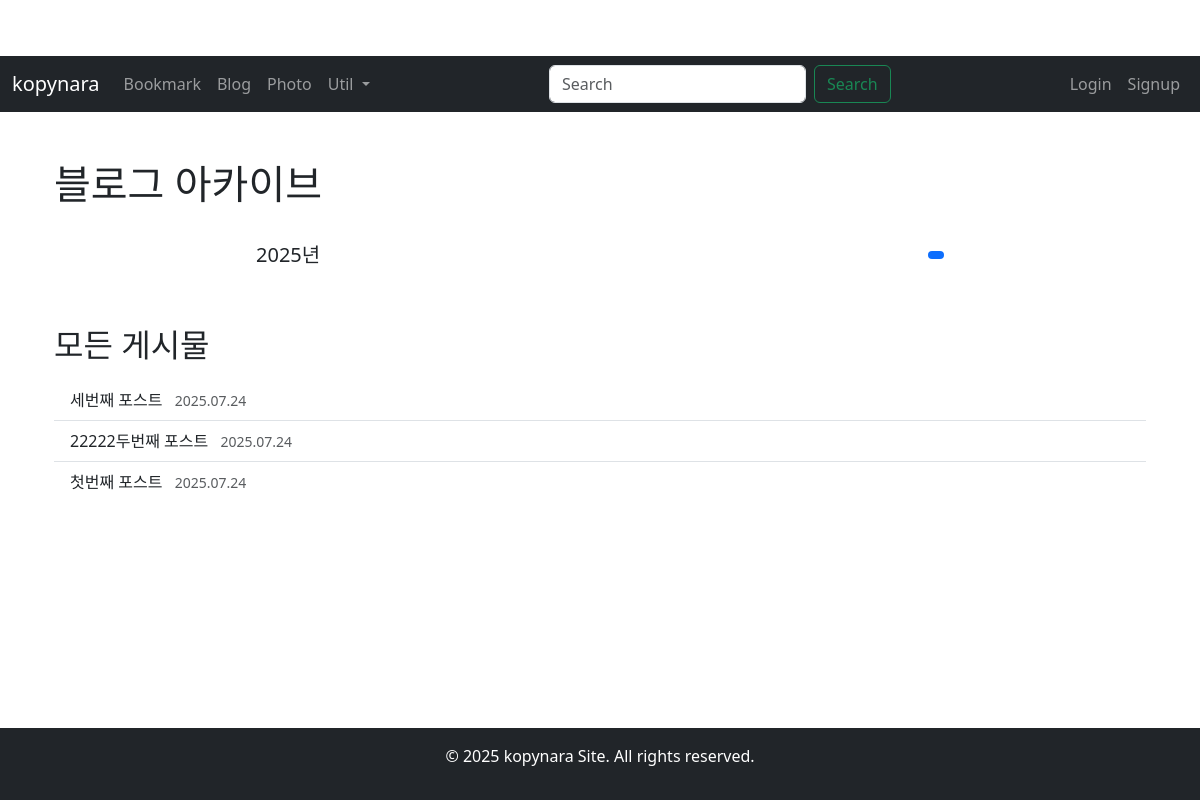
Screenshot of /blog/archive/ with the database file from the repository.
### blog/models.py (models this page shows, shortened)
class Post(models.Model):
    title = models.CharField(verbose_name='TITLE', max_length=50)
    slug = models.SlugField(verbose_name='SLUG', unique=True, allow_unicode=True, help_text='one word for title alias.')
    description = models.CharField(verbose_name='DESCRIPTION', max_length=100, blank=True, help_text='simple description text.')
    content = models.TextField(verbose_name='CONTENT')
    created_at = models.DateTimeField(verbose_name='CREATE DATE', auto_now_add=True)
    modify_dt = models.DateTimeField(verbose_name='MODIFY DATE', auto_now=True)
    author = models.ForeignKey(
        settings.AUTH_USER_MODEL,
        on_delete=models.CASCADE,
        related_name='blog_posts',
        verbose_name='AUTHOR'
    )
    tags = TaggableManager(blank=True) # 태그 필드 추가
    class Meta:
        verbose_name = 'post' # 단수 별칭
        verbose_name_plural = 'posts' # 복수 별칭
        db_table = 'my_post' # 데이터베이스 테이블 이름 지정 (기존 'blog_posts'에서 'my_post'로 변경)
        ordering = ('-created_at',) # 기본 정렬 순서 (최신 생성일 기준 내림차순으로 변경)

### blog/views.py (the view)
# urls.py: path('archive/', views.PostAV.as_view(), name='post_archive'),
class PostAV(ListView):
    model = Post
    template_name = 'blog/post_archive.html'
    context_object_name = 'posts'
    date_field = 'created_at'
    paginate_by = 10
    allow_empty = True
    def get_queryset(self):
        return super().get_queryset().order_by('-created_at')
    def get_context_data(self, **kwargs):
        context = super().get_context_data(**kwargs)
        context['date_list'] = Post.objects.dates('created_at', 'year', order='DESC')
        return context

### templates/blog/post_archive.html (shortened to what this page needs)
{% extends 'base.html' %}
{% load static %}
{% block content %}
    <div class="container my-4">
        <h1 class="mb-4">블로그 아카이브</h1>
        {% if date_list %}
            <div class="row">
                <div class="col-md-8 offset-md-2">
                    <ul class="list-group list-group-flush">
                        {% for date in date_list %}
                            <li class="list-group-item d-flex justify-content-between align-items-center">
                                <a href="{% url 'blog:post_year_archive' year=date.year %}?next=archive" class="fs-5 text-decoration-none text-dark">
                                    {{ date.year }}년
                                </a>
                                <span class="badge bg-primary rounded-pill">
                                </span>
                            </li>
                        {% endfor %}
                    </ul>
                </div>
            </div>
        {% else %}
            <div class="alert alert-info" role="alert">
                아직 아카이브된 게시물이 없습니다.
            </div>
        {% endif %}
        {% if posts %}
            <h2 class="mt-5 mb-3">모든 게시물</h2>
            <ul class="list-group list-group-flush">
                {% for post in posts %}
                    <li class="list-group-item">
                        <a href="{% url 'blog:post_detail' slug=post.slug %}?next=archive" class="text-decoration-none text-dark">
                            {{ post.title }}
                        </a>
                        <small class="text-muted ms-2">{{ post.created_at|date:"Y.m.d" }}</small>
                    </li>
                {% endfor %}
            </ul>
        {% endif %}
    </div>
{% endblock content %}

### static/css/style.css (style rules this page uses)
body { padding-top: 56px; }

### templates/base.html (style rules this page uses)
html, body { height: 100%; }
body { display: flex; flex-direction: column; }

### rows the page displays
Post: title "세번째 포스트", created_at "2025.07.24"
Post: title "22222두번째 포스트", created_at "2025.07.24"
Post: title "첫번째 포스트", created_at "2025.07.24"

### other values shown
{{ date.year }} "2025"
